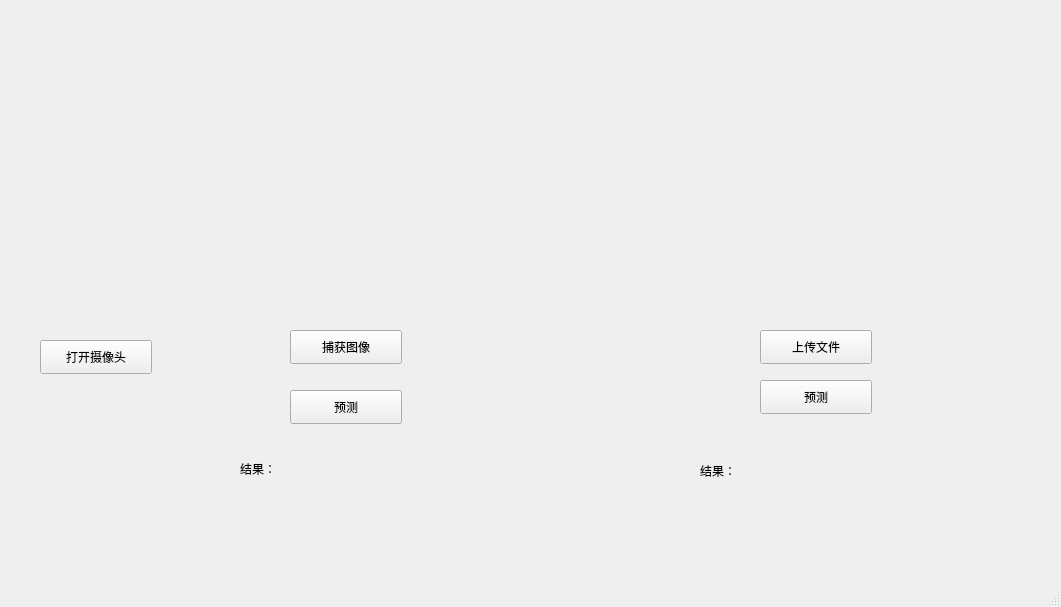
<?xml version="1.0" encoding="UTF-8"?>
<ui version="4.0">
 <class>MainWindow</class>
 <widget class="QMainWindow" name="MainWindow">
  <property name="geometry">
   <rect>
    <x>0</x>
    <y>0</y>
    <width>1061</width>
    <height>607</height>
   </rect>
  </property>
  <property name="windowTitle">
   <string>MainWindow</string>
  </property>
  <widget class="QWidget" name="centralwidget">
   <widget class="QPushButton" name="openCamera">
    <property name="geometry">
     <rect>
      <x>40</x>
      <y>340</y>
      <width>112</width>
      <height>34</height>
     </rect>
    </property>
    <property name="text">
     <string>打开摄像头</string>
    </property>
   </widget>
   <widget class="QLabel" name="label">
    <property name="geometry">
     <rect>
      <x>700</x>
      <y>450</y>
      <width>81</width>
      <height>41</height>
     </rect>
    </property>
    <property name="text">
     <string>结果：</string>
    </property>
   </widget>
   <widget class="QPushButton" name="openFolder">
    <property name="geometry">
     <rect>
      <x>760</x>
      <y>330</y>
      <width>112</width>
      <height>34</height>
     </rect>
    </property>
    <property name="text">
     <string>上传文件</string>
    </property>
   </widget>
   <widget class="QLabel" name="forder">
    <property name="geometry">
     <rect>
      <x>680</x>
      <y>30</y>
      <width>256</width>
      <height>256</height>
     </rect>
    </property>
    <property name="text">
     <string/>
    </property>
   </widget>
   <widget class="QPushButton" name="predict_1">
    <property name="geometry">
     <rect>
      <x>290</x>
      <y>390</y>
      <width>112</width>
      <height>34</height>
     </rect>
    </property>
    <property name="text">
     <string>预测</string>
    </property>
   </widget>
   <widget class="QLabel" name="label_3">
    <property name="geometry">
     <rect>
      <x>240</x>
      <y>460</y>
      <width>81</width>
      <height>18</height>
     </rect>
    </property>
    <property name="text">
     <string>结果：</string>
    </property>
   </widget>
   <widget class="QPushButton" name="capture">
    <property name="geometry">
     <rect>
      <x>290</x>
      <y>330</y>
      <width>112</width>
      <height>34</height>
     </rect>
    </property>
    <property name="text">
     <string>捕获图像</string>
    </property>
   </widget>
   <widget class="QLabel" name="result_capture">
    <property name="geometry">
     <rect>
      <x>340</x>
      <y>460</y>
      <width>81</width>
      <height>18</height>
     </rect>
    </property>
    <property name="text">
     <string/>
    </property>
   </widget>
   <widget class="QPushButton" name="predict_2">
    <property name="geometry">
     <rect>
      <x>760</x>
      <y>380</y>
      <width>112</width>
      <height>34</height>
     </rect>
    </property>
    <property name="text">
     <string>预测</string>
    </property>
   </widget>
   <widget class="QLabel" name="result_folder">
    <property name="geometry">
     <rect>
      <x>800</x>
      <y>460</y>
      <width>101</width>
      <height>31</height>
     </rect>
    </property>
    <property name="text">
     <string/>
    </property>
   </widget>
   <widget class="QLabel" name="camera">
    <property name="geometry">
     <rect>
      <x>220</x>
      <y>40</y>
      <width>256</width>
      <height>256</height>
     </rect>
    </property>
    <property name="text">
     <string/>
    </property>
   </widget>
  </widget>
  <widget class="QMenuBar" name="menubar">
   <property name="geometry">
    <rect>
     <x>0</x>
     <y>0</y>
     <width>1061</width>
     <height>30</height>
    </rect>
   </property>
  </widget>
  <widget class="QStatusBar" name="statusbar"/>
 </widget>
 <resources/>
 <connections>
  <connection>
   <sender>capture</sender>
   <signal>clicked()</signal>
   <receiver>MainWindow</receiver>
   <slot>capture()</slot>
   <hints>
    <hint type="sourcelabel">
     <x>338</x>
     <y>371</y>
    </hint>
    <hint type="destinationlabel">
     <x>234</x>
     <y>367</y>
    </hint>
   </hints>
  </connection>
  <connection>
   <sender>openFolder</sender>
   <signal>clicked()</signal>
   <receiver>MainWindow</receiver>
   <slot>readImage()</slot>
   <hints>
    <hint type="sourcelabel">
     <x>818</x>
     <y>376</y>
    </hint>
    <hint type="destinationlabel">
     <x>918</x>
     <y>358</y>
    </hint>
   </hints>
  </connection>
  <connection>
   <sender>predict_1</sender>
   <signal>clicked()</signal>
   <receiver>MainWindow</receiver>
   <slot>predict_capture()</slot>
   <hints>
    <hint type="sourcelabel">
     <x>380</x>
     <y>444</y>
    </hint>
    <hint type="destinationlabel">
     <x>470</x>
     <y>442</y>
    </hint>
   </hints>
  </connection>
  <connection>
   <sender>predict_2</sender>
   <signal>clicked()</signal>
   <receiver>MainWindow</receiver>
   <slot>predict_folder()</slot>
   <hints>
    <hint type="sourcelabel">
     <x>849</x>
     <y>427</y>
    </hint>
    <hint type="destinationlabel">
     <x>937</x>
     <y>423</y>
    </hint>
   </hints>
  </connection>
  <connection>
   <sender>openCamera</sender>
   <signal>clicked()</signal>
   <receiver>MainWindow</receiver>
   <slot>openCamera()</slot>
   <hints>
    <hint type="sourcelabel">
     <x>114</x>
     <y>392</y>
    </hint>
    <hint type="destinationlabel">
     <x>110</x>
     <y>456</y>
    </hint>
   </hints>
  </connection>
 </connections>
 <slots>
  <slot>capture()</slot>
  <slot>openCamera()</slot>
  <slot>predict_capture()</slot>
  <slot>readImage()</slot>
  <slot>predict_folder()</slot>
 </slots>
</ui>
